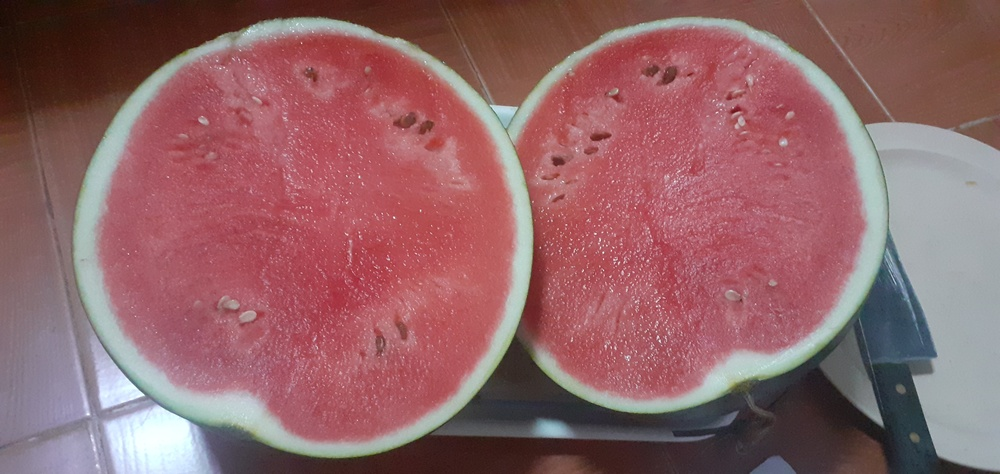
#> input picture imgs/watter-mellon.jpg, 1000 x 474 px, shrunk from 4128 x 1956 before the run; its folder holds only this picture in this run
$ python photoEditor.py
#> lines starting #> are read from the running program, lines starting #| are printed output that depends on the picture
from PIL import Image, ImageEnhance, ImageFilter
import os

path = './imgs'
pathOut = './editedImgs'

for filename in os.listdir(path):
    img = Image.open(f'{path}/{filename}')
#> img is the input picture: PIL image 1000x474 RGB; mean R, G, B 145.6, 100.1, 103.7

    edit = img.filter(ImageFilter.SHARPEN).convert('L')
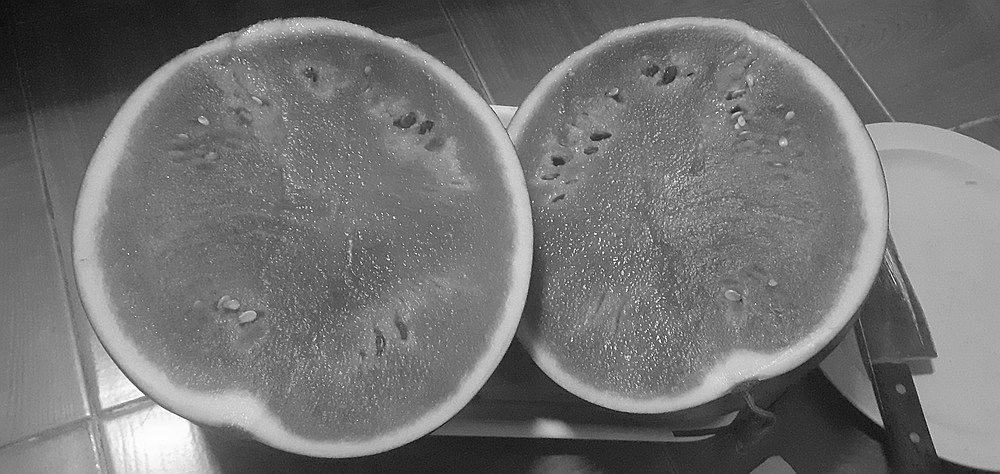
#> edit: PIL image 1000x474 L; min 1, max 255, mean 114.2

    factor = 1.5
    enhancer = ImageEnhance.Contrast(edit)
    edit = enhancer.enhance(factor)
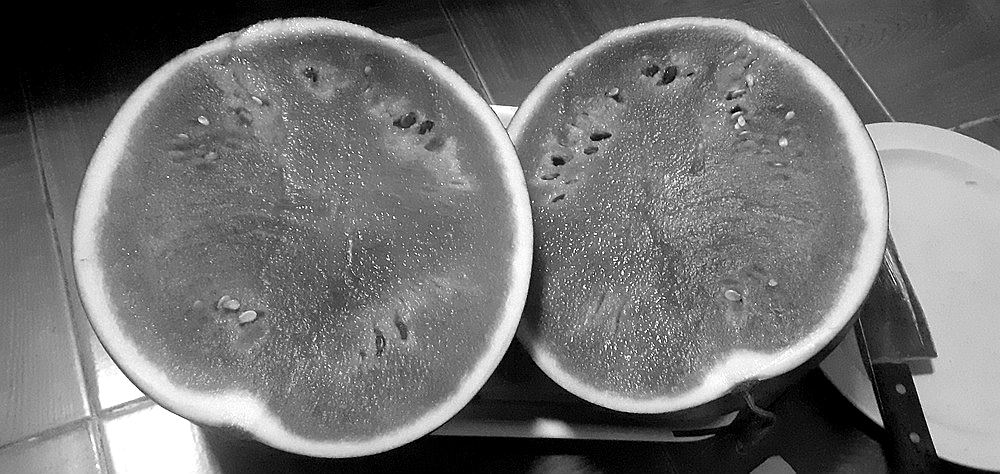
#> edit: PIL image 1000x474 L; min 0, max 255, mean 113.9

    clean_name = os.path.splitext(filename)[0]

    edit.save(f'{pathOut}/{clean_name}_edited.jpg')
